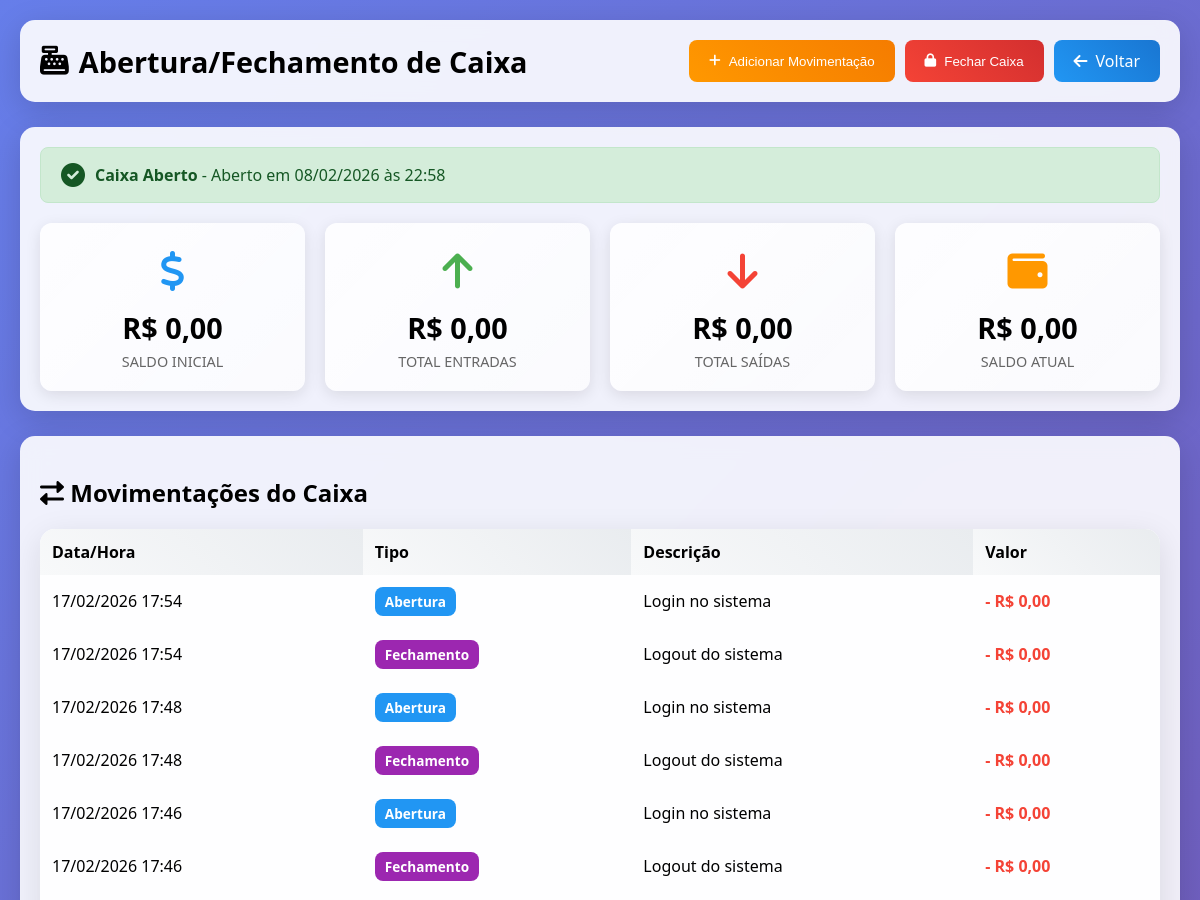
The app's page /modules/cashflow/index.php (signed in, upper part), older data.
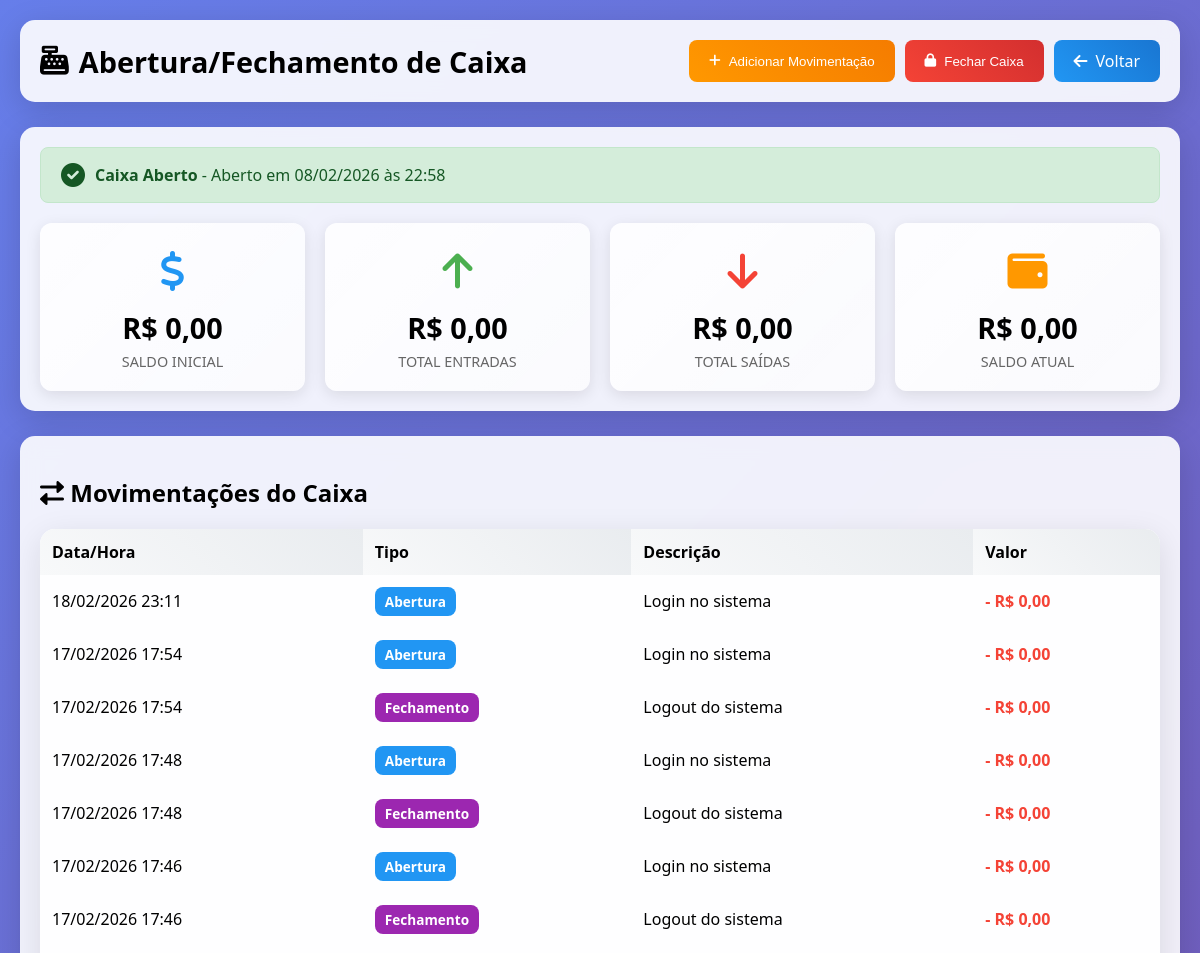
The same page, newer data.
### tables this page shows
CREATE TABLE `cash_register` (
  `id` int(11) NOT NULL AUTO_INCREMENT,
  `user_id` int(11) NOT NULL,
  `opening_date` datetime NOT NULL,
  `closing_date` datetime DEFAULT NULL,
  `opening_balance` decimal(10,2) NOT NULL DEFAULT 0.00,
  `closing_balance` decimal(10,2) DEFAULT NULL,
  `total_sales` decimal(10,2) DEFAULT 0.00,
  `total_expenses` decimal(10,2) DEFAULT 0.00,
  `total_cash` decimal(10,2) DEFAULT 0.00,
  `total_pix` decimal(10,2) DEFAULT 0.00,
  `total_debit_card` decimal(10,2) DEFAULT 0.00,
  `total_credit_card` decimal(10,2) DEFAULT 0.00,
  `observations` text DEFAULT NULL,
  `status` enum('open','closed') DEFAULT 'open',
  `created_at` timestamp NULL DEFAULT current_timestamp(),
  `updated_at` timestamp NULL DEFAULT current_timestamp() ON UPDATE current_timestamp(),
  PRIMARY KEY (`id`),
  KEY `user_id` (`user_id`),
  CONSTRAINT `cash_register_ibfk_1` FOREIGN KEY (`user_id`) REFERENCES `users` (`id`)
);

CREATE TABLE `cash_flow` (
  `id` int(11) NOT NULL AUTO_INCREMENT,
  `user_id` int(11) NOT NULL,
  `type` enum('opening','sale','service','expense','closing') NOT NULL,
  `description` varchar(200) NOT NULL,
  `amount` decimal(10,2) NOT NULL,
  `reference_id` int(11) DEFAULT NULL,
  `reference_type` varchar(50) DEFAULT NULL,
  `created_at` timestamp NULL DEFAULT current_timestamp(),
  PRIMARY KEY (`id`),
  KEY `user_id` (`user_id`),
  KEY `type` (`type`),
  CONSTRAINT `cash_flow_ibfk_1` FOREIGN KEY (`user_id`) REFERENCES `users` (`id`)
);

### modules/cashflow/index.php (the view, shortened to what this page needs)
<?php
require_once('../../config/database.php');
$conn = $database->getConnection();
$stmt = $conn->prepare("
    SELECT * FROM cash_register
    WHERE user_id = ? AND status = 'open'
    ORDER BY opening_date DESC LIMIT 1
");
$stmt->execute([$_SESSION['user_id']]);
$current_register = $stmt->fetch(PDO::FETCH_ASSOC);
$movements = [];
if ($current_register) {
    $stmt = $conn->prepare("
        SELECT cf.*, u.name as user_name
        FROM cash_flow cf
        LEFT JOIN users u ON cf.user_id = u.id
        WHERE cf.created_at >= ?
        ORDER BY cf.created_at DESC
    ");
    $stmt->execute([$current_register['opening_date']]);
    $movements = $stmt->fetchAll(PDO::FETCH_ASSOC);
}
$total_entries = 0;
$total_exits = 0;
$current_balance = $current_register ? $current_register['opening_balance'] : 0;
if ($current_register) {
    $current_balance = $current_register['opening_balance'] + $total_entries - $total_exits;
}
function traduzirTipo($type) {
    $map = [
        'sale' => 'Venda',
        'service' => 'Serviço',
        'entry' => 'Entrada',
        'expense' => 'Despesa',
        'opening' => 'Abertura',
        'closing' => 'Fechamento'
    ];
    return $map[$type] ?? ucfirst($type);
}
?>
<!DOCTYPE html>
<html lang="pt-BR">
<head>
<link href="https://cdnjs.cloudflare.com/ajax/libs/font-awesome/6.0.0/css/all.min.css" rel="stylesheet">
</head>
<body>
<div class="container">
    <div class="header">
        <h1><i class="fas fa-cash-register"></i> Abertura/Fechamento de Caixa</h1>
        <div style="display:flex;gap:10px;flex-wrap:wrap;">
            <?php if (!$current_register): ?>
                <button class="btn btn-primary" onclick="openModal('openCashModal')"><i class="fas fa-unlock"></i> Abrir Caixa</button>
            <?php else: ?>
                <button class="btn btn-warning" onclick="openModal('addMovementModal')"><i class="fas fa-plus"></i> Adicionar Movimentação</button>
                <button class="btn btn-danger" onclick="openModal('closeCashModal')"><i class="fas fa-lock"></i> Fechar Caixa</button>
            <?php endif; ?>
            <a href="../../index.php" class="btn btn-secondary"><i class="fas fa-arrow-left"></i> Voltar</a>
        </div>
    </div>
    <?php if ($current_register): ?>
        <div class="cash-status">
            <div class="alert alert-success">
                <i class="fas fa-check-circle" style="font-size:1.5rem;"></i>
                <div>
                    <strong>Caixa Aberto</strong> -
                    Aberto em <?= date('d/m/Y \à\s H:i', strtotime($current_register['opening_date'])) ?>
                </div>
            </div>
            <div class="status-grid">
                <div class="status-card blue">
                    <div class="icon"><i class="fas fa-dollar-sign"></i></div>
                    <div class="value">R$ <?= number_format($current_register['opening_balance'], 2, ',', '.') ?></div>
                    <div class="label">Saldo Inicial</div>
                </div>
                <div class="status-card green">
                    <div class="icon"><i class="fas fa-arrow-up"></i></div>
                    <div class="value">R$ <?= number_format($total_entries, 2, ',', '.') ?></div>
                    <div class="label">Total Entradas</div>
                </div>
                <div class="status-card red">
                    <div class="icon"><i class="fas fa-arrow-down"></i></div>
                    <div class="value">R$ <?= number_format($total_exits, 2, ',', '.') ?></div>
                    <div class="label">Total Saídas</div>
                </div>
                <div class="status-card orange">
                    <div class="icon"><i class="fas fa-wallet"></i></div>
                    <div class="value">R$ <?= number_format($current_balance, 2, ',', '.') ?></div>
                    <div class="label">Saldo Atual</div>
                </div>
            </div>
        </div>
        <div class="movements-box">
            <h2 style="margin-bottom:20px;"><i class="fas fa-exchange-alt"></i> Movimentações do Caixa</h2>
            <table class="table">
                <thead>
                    <tr>
                        <th>Data/Hora</th>
                        <th>Tipo</th>
                        <th>Descrição</th>
                        <th>Valor</th>
                    </tr>
                </thead>
                <tbody>
                    <?php if(empty($movements)): ?>
                        <tr><td colspan="4" class="empty">Nenhuma movimentação registrada.</td></tr>
                    <?php else: foreach($movements as $mov): ?>
                    <tr>
                        <td><?= date('d/m/Y H:i', strtotime($mov['created_at'])) ?></td>
                        <td><span class="badge <?= $mov['type'] ?>"><?= traduzirTipo($mov['type']) ?></span></td>
                        <td><?= htmlspecialchars($mov['description']) ?></td>
                        <td>
                            <?php if (in_array($mov['type'], ['sale', 'entry', 'service'])): ?>
                                <strong style="color:#4CAF50;">+ R$ <?= number_format($mov['amount'], 2, ',', '.') ?></strong>
                            <?php else: ?>
                                <strong style="color:#f44336;">- R$ <?= number_format($mov['amount'], 2, ',', '.') ?></strong>
                            <?php endif; ?>
                        </td>
                    </tr>
                    <?php endforeach; endif; ?>
                </tbody>
            </table>
        </div>
    <?php endif; ?>
</div>
</body>
</html>

### modules/cashflow/index.php (style rules this page uses)
body { margin:0; font-family:'Segoe UI', Tahoma, sans-serif; background:linear-gradient(135deg,#667eea,#764ba2); padding:20px; min-height:100vh; }
.container { max-width:1400px;margin:auto; }
.header, .cash-status, .movements-box, .history-box { background:rgba(255,255,255,0.9); backdrop-filter:blur(10px); padding:20px; border-radius:15px; box-shadow:0 8px 32px rgba(0,0,0,0.15); margin-bottom:25px; }
.header { display:flex;justify-content:space-between;align-items:center;flex-wrap:wrap; }
.header h1 { font-size:1.8rem;display:flex;align-items:center;gap:10px;margin:0; }
.btn { border:none;border-radius:8px;padding:10px 20px;color:#fff;font-weight:500; cursor:pointer;display:inline-flex;align-items:center;gap:8px;transition:all .3s; text-decoration:none; }
.btn-secondary { background:linear-gradient(45deg,#2196F3,#1976D2); }
.btn-danger { background:linear-gradient(45deg,#f44336,#d32f2f); }
.btn-warning { background:linear-gradient(45deg,#FF9800,#F57C00); }
.status-grid { display:grid; grid-template-columns:repeat(auto-fit, minmax(200px, 1fr)); gap:20px; margin-top:20px; }
.status-card { background:linear-gradient(135deg, rgba(255,255,255,0.9), rgba(255,255,255,0.7)); padding:20px; border-radius:12px; box-shadow:0 4px 15px rgba(0,0,0,0.1); text-align:center; }
.status-card .icon { font-size:2.5rem; margin-bottom:10px; }
.status-card .value { font-size:1.8rem; font-weight:bold; margin:5px 0; }
.status-card .label { color:#666; font-size:0.9rem; text-transform:uppercase; }
.status-card.green .icon { color:#4CAF50; }
.status-card.blue .icon { color:#2196F3; }
.status-card.red .icon { color:#f44336; }
.status-card.orange .icon { color:#FF9800; }
.table { width:100%;border-collapse:collapse;background:rgba(255,255,255,0.95); border-radius:15px;overflow:hidden;box-shadow:0 8px 32px rgba(0,0,0,0.1); }
th,td { padding:12px;text-align:left; }
th { background:linear-gradient(45deg,#f8f9fa,#e9ecef);font-weight:600; }
.badge { padding:5px 10px;border-radius:8px;color:white;font-weight:bold; font-size:0.85rem;display:inline-block; }
.badge.opening { background:#2196F3; }
.badge.closing { background:#9C27B0; }
.alert { padding:15px 20px; border-radius:8px; margin-bottom:20px; display:flex; align-items:center; gap:10px; }
.alert-success { background:#d4edda;color:#155724;border:1px solid #c3e6cb; }

Row changes from the older to the newer data that the page shows:
added cash_flow: created_at "18/02/2026 23:11", type "Abertura", description "Login no sistema", amount "0,00"
